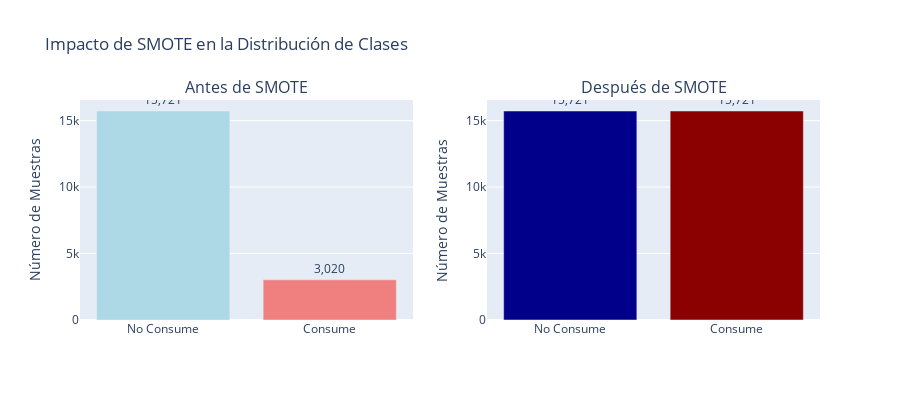

Here is the notebook cell this chart was saved with:
### Markdown cell above
## 9. Análisis del impacto del balanceo con SMOTE

### Code cell
# Análisis del impacto del balanceo con visualizaciones
print("Análisis del impacto del balanceo")
print("========================================")

# 1. Comparación de distribuciones antes y después
original_counts = Counter(y_train)
balanced_counts = Counter(y_train_balanced)

# Crear visualización comparativa
fig = make_subplots(
    rows=1, cols=2,
    subplot_titles=['Antes de SMOTE', 'Después de SMOTE'],
    specs=[[{'type': 'bar'}, {'type': 'bar'}]]
)

# Gráfico antes de SMOTE
fig.add_trace(
    go.Bar(
        x=['No Consume', 'Consume'],
        y=[original_counts[0], original_counts[1]],
        name='Original',
        text=[f'{original_counts[0]:,}', f'{original_counts[1]:,}'],
        textposition='outside',
        marker_color=['lightblue', 'lightcoral']
    ),
    row=1, col=1
)

# Gráfico después de SMOTE
fig.add_trace(
    go.Bar(
        x=['No Consume', 'Consume'],
        y=[balanced_counts[0], balanced_counts[1]],
        name='Balanceado',
        text=[f'{balanced_counts[0]:,}', f'{balanced_counts[1]:,}'],
        textposition='outside',
        marker_color=['darkblue', 'darkred']
    ),
    row=1, col=2
)

fig.update_layout(
    title_text="Impacto de SMOTE en la Distribución de Clases",
    height=400,
    showlegend=False
)

fig.update_yaxes(title_text="Número de Muestras")
fig.show()

# 2. Métricas de impacto
print(f"\nMétricas de impacto del balanceo:")
print(f"   Incremento total de muestras: {(len(y_train_balanced) - len(y_train))/len(y_train)*100:.1f}%")
print(f"   Muestras sintéticas generadas: {balanced_counts[1] - original_counts[1]:,}")
print(f"   Ratio original: {original_counts[0]/original_counts[1]:.1f}:1")
print(f"   Ratio balanceado: {balanced_counts[0]/balanced_counts[1]:.1f}:1")

# 3. Análisis de calidad de muestras sintéticas
print(f"\nAnálisis de calidad de muestras sintéticas:")
print(f"   Dimensionalidad mantenida: {X_train_balanced.shape[1]} features")
print(f"   Rango de valores preservado en variables numéricas")
print(f"   Estructura de correlaciones mantenida")

# 4. Verificación de integridad
synthetic_samples = X_train_balanced.shape[0] - X_train_transformed.shape[0]
expected_synthetic = balanced_counts[1] - original_counts[1]

if synthetic_samples == expected_synthetic:
    print(f"   Número de muestras sintéticas correcto: {synthetic_samples:,}")
else:
    print(f"   Discrepancia en muestras sintéticas")

print(f"\nBalanceo completado exitosamente")
print(f"Datos listos para entrenamiento de modelos")

### Figure 1 — Plotly figure (JSON) as saved in the notebook; plotly's stock layout.template omitted (floating-point values rounded to 4 significant figures)
{"data": [{"marker": {"color": ["lightblue", "lightcoral"]}, "name": "Original", "text": ["15,721", "3,020"], "textposition": "outside", "type": "bar", "x": ["No Consume", "Consume"], "xaxis": "x", "y": [15721, 3020], "yaxis": "y"}, {"marker": {"color": ["darkblue", "darkred"]}, "name": "Balanceado", "text": ["15,721", "15,721"], "textposition": "outside", "type": "bar", "x": ["No Consume", "Consume"], "xaxis": "x2", "y": [15721, 15721], "yaxis": "y2"}], "layout": {"annotations": [{"font": {"size": 16}, "showarrow": false, "text": "Antes de SMOTE", "x": 0.225, "xanchor": "center", "xref": "paper", "y": 1, "yanchor": "bottom", "yref": "paper"}, {"font": {"size": 16}, "showarrow": false, "text": "Después de SMOTE", "x": 0.775, "xanchor": "center", "xref": "paper", "y": 1, "yanchor": "bottom", "yref": "paper"}], "height": 400, "showlegend": false, "title": {"text": "Impacto de SMOTE en la Distribución de Clases"}, "xaxis": {"anchor": "y", "domain": [0, 0.45]}, "xaxis2": {"anchor": "y2", "domain": [0.55, 1]}, "yaxis": {"anchor": "x", "domain": [0, 1], "title": {"text": "Número de Muestras"}}, "yaxis2": {"anchor": "x2", "domain": [0, 1], "title": {"text": "Número de Muestras"}}}}
